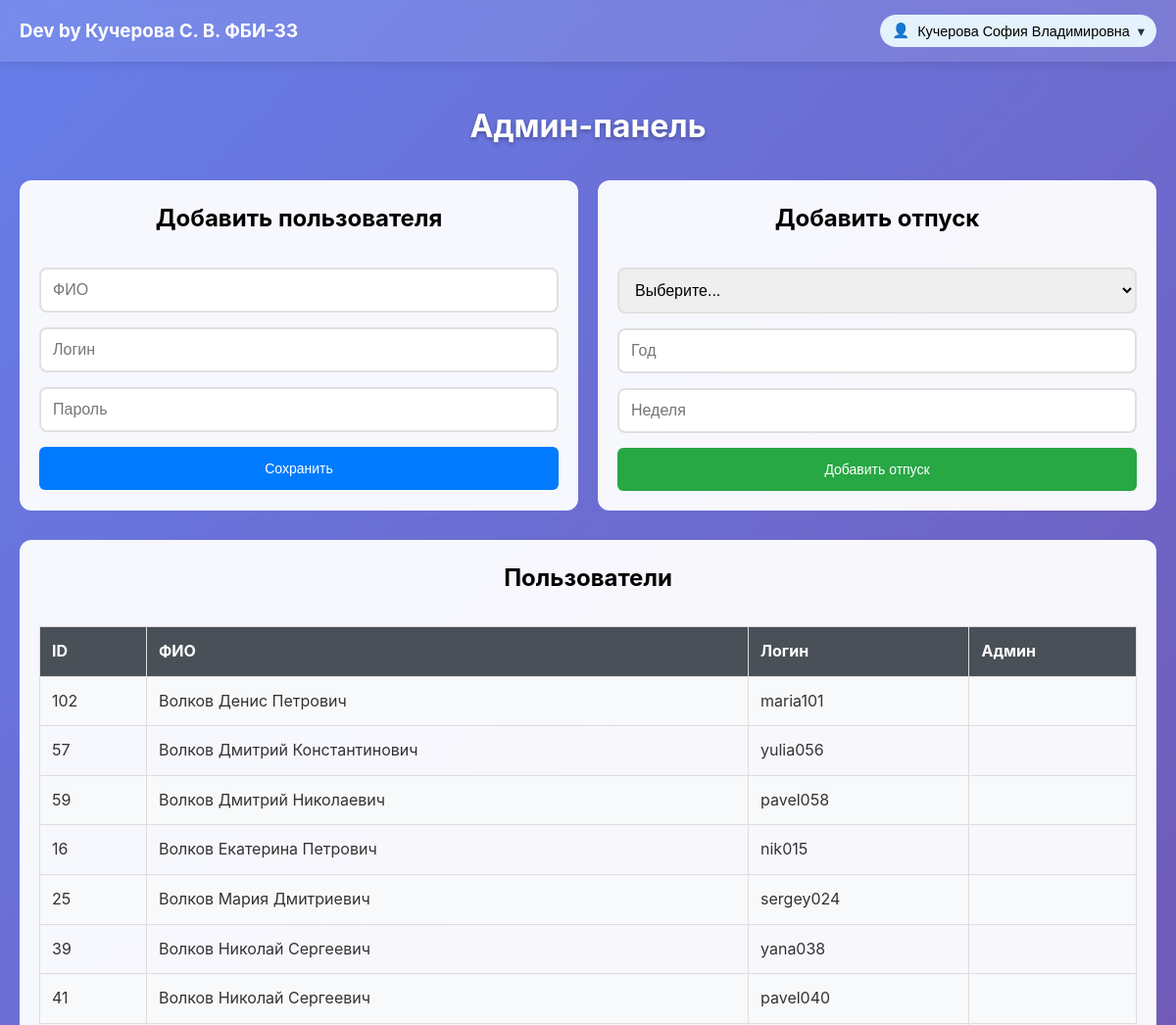
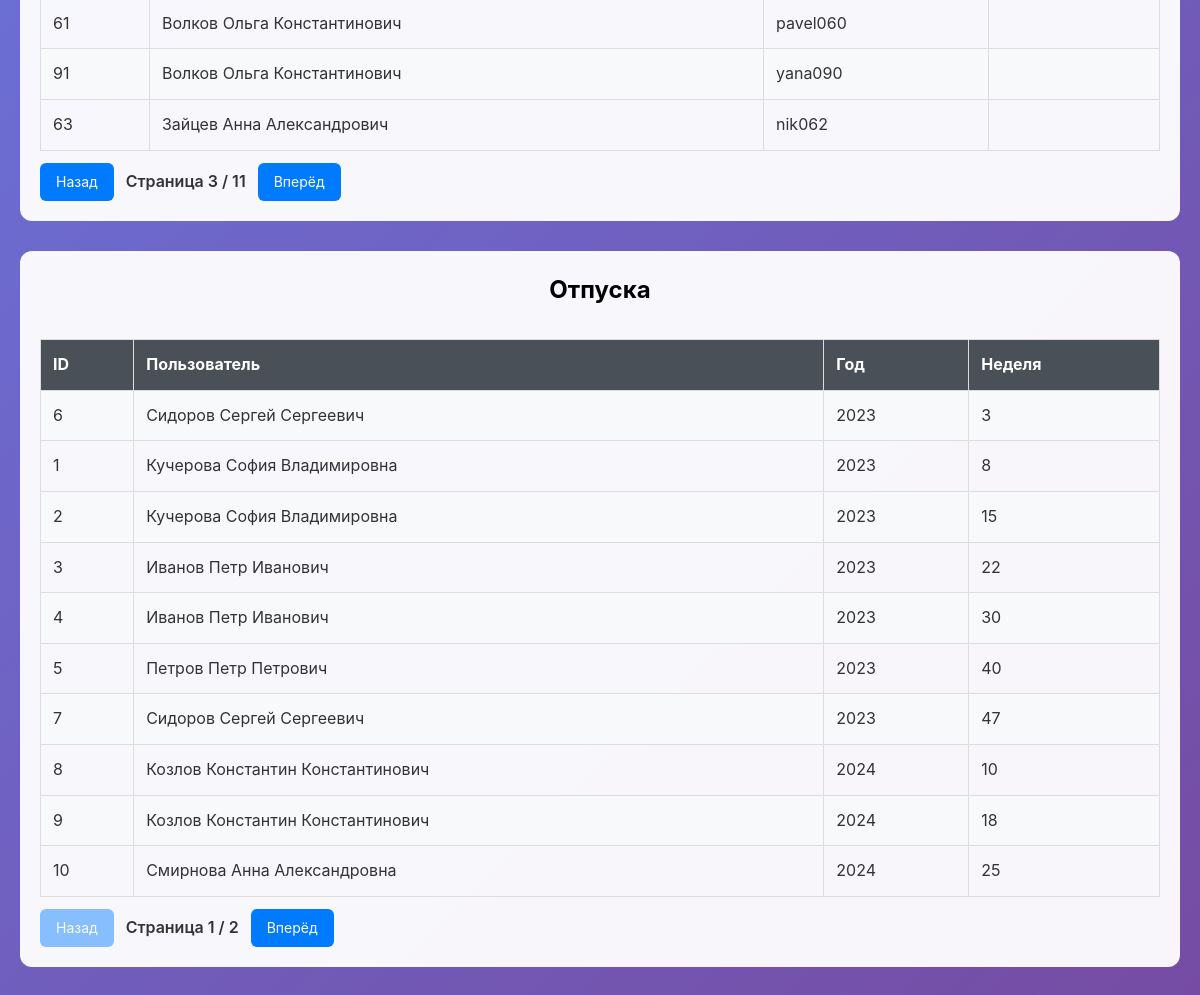
Screenshot of /admin?u_page=3&v_page=1 (signed in) with the database file from the repository (2 pictures, top to bottom).
### tables this page shows
CREATE TABLE users (
    id INTEGER PRIMARY KEY AUTOINCREMENT,
    full_name TEXT NOT NULL,
    login TEXT UNIQUE NOT NULL,
    password_hash TEXT NOT NULL,
    is_admin INTEGER DEFAULT 0
);

CREATE TABLE vacations (
    id INTEGER PRIMARY KEY AUTOINCREMENT,
    user_id INTEGER,
    year INTEGER NOT NULL,
    week_num INTEGER NOT NULL CHECK (week_num BETWEEN 1 AND 52),
    FOREIGN KEY(user_id) REFERENCES users(id) ON DELETE CASCADE,
    UNIQUE(year, week_num)
);

### app.py (the view, shortened to what this page needs)
@app.route('/admin', methods=['GET', 'POST'])
def admin_dashboard():
    if not session.get('is_admin'):
        flash('Доступ только для администратора')
        return redirect(url_for('index'))
    USERS_PER_PAGE = 10
    VACS_PER_PAGE = 10
    try:
        u_page = int(request.args.get('u_page', 1))
    except ValueError:
        u_page = 1
    try:
        v_page = int(request.args.get('v_page', 1))
    except ValueError:
        v_page = 1
    u_page = max(u_page, 1)
    v_page = max(v_page, 1)
    u_offset = (u_page - 1) * USERS_PER_PAGE
    v_offset = (v_page - 1) * VACS_PER_PAGE
    form_user = AdminUserForm()
    form_vacation = AdminVacationForm()
    with get_db() as conn:
        total_users = conn.execute('SELECT COUNT(*) AS cnt FROM users').fetchone()['cnt']
        total_vacs = conn.execute('SELECT COUNT(*) AS cnt FROM vacations').fetchone()['cnt']
        users = conn.execute(
            'SELECT * FROM users ORDER BY full_name LIMIT ? OFFSET ?',
            (USERS_PER_PAGE, u_offset)
        ).fetchall()
        vacations = conn.execute('''
            SELECT v.*, u.full_name
            FROM vacations v
            JOIN users u ON v.user_id = u.id
            ORDER BY v.year, v.week_num
            LIMIT ? OFFSET ?
        ''', (VACS_PER_PAGE, v_offset)).fetchall()
        all_users = conn.execute('SELECT id, full_name FROM users ORDER BY full_name').fetchall()
        form_vacation.user_id.choices = [('0', 'Выберите...')] + [(str(u['id']), u['full_name']) for u in all_users]
    u_pages = max(1, (total_users + USERS_PER_PAGE - 1) // USERS_PER_PAGE)
    v_pages = max(1, (total_vacs + VACS_PER_PAGE - 1) // VACS_PER_PAGE)
    if u_page > u_pages:
        u_page = u_pages
    if v_page > v_pages:
        v_page = v_pages
    return render_template(
        'dashboard.html',
        users=users,
        vacations=vacations,
        form_user=form_user,
        form_vacation=form_vacation,
        u_page=u_page, u_pages=u_pages,
        v_page=v_page, v_pages=v_pages
    )

### app.py
class AdminUserForm(FlaskForm):
    full_name = StringField('ФИО', [DataRequired()])
    login = StringField('Логин', [DataRequired(), Regexp(LOGIN_RE)])
    password = PasswordField('Пароль', [DataRequired(), Length(min=6), Regexp(LOGIN_RE)])
    submit = SubmitField('Сохранить')

class AdminVacationForm(FlaskForm):
    user_id = SelectField('Пользователь', [DataRequired()])
    year = IntegerField('Год', [DataRequired(), NumberRange(min=2000, max=2100)])
    week_num = IntegerField('Неделя', [DataRequired(), NumberRange(min=1, max=52)])
    submit = SubmitField('Добавить отпуск')

### app.py (called while the page is built)
@contextmanager
def get_db():
    conn = sqlite3.connect('vacations.db')
    conn.row_factory = sqlite3.Row
    try:
        yield conn
        conn.commit()
    except Exception:
        conn.rollback()
        raise
    finally:
        conn.close()

### templates/dashboard.html (shortened to what this page needs)
{% extends "base.html" %}
{% block content %}
<div class="admin-container">
    <h1>Админ-панель</h1>
    <div class="group-container">
        <div class="admin-section">
            <h2 class="form-h2">Добавить пользователя</h2>
            <form method="POST" class="form admin-form">
                <div class="form-row">
                    {{ form_user.full_name(class="form-input", placeholder="ФИО") }}
                    {{ form_user.login(class="form-input", placeholder="Логин") }}
                    {{ form_user.password(class="form-input", placeholder="Пароль") }}
                </div>
                {{ form_user.submit(class="btn btn-submit btn-primary") }}
            </form>
        </div>
        <div class="admin-section">
            <h2 class="form-h2">Добавить отпуск</h2>
            <form method="POST" class=" form admin-form">
                <div class="form-row">
                    {{ form_vacation.user_id(class="form-input") }}
                    {{ form_vacation.year(class="form-input", placeholder="Год") }}
                    {{ form_vacation.week_num(class="form-input", placeholder="Неделя") }}
                </div>
                {{ form_vacation.submit(class="btn btn-submit btn-success") }}
            </form>
        </div>
    </div>
    <div class="admin-section">
        <h2 class="form-h2">Пользователи</h2>
        <table class="admin-table" id="usersTable">
            <tr><th>ID</th><th>ФИО</th><th>Логин</th><th>Админ</th></tr>
            {% for user in users %}
            <tr class="js-user-row"
                data-id="{{ user.id }}"
                data-full_name="{{ user.full_name }}"
                data-login="{{ user.login }}"
                data-is_admin="{{ 1 if user.is_admin else 0 }}">
                <td class="clickable-td">{{ user.id }}</td>
                <td class="clickable-td" data-field="full_name">{{ user.full_name }}</td>
                <td class="clickable-td" data-field="login">{{ user.login }}</td>
                <td class="clickable-td" data-field="is_admin">
                </td>
            </tr>
            {% endfor %}
        </table>
        <div class="pager">
            <a class="btn btn-primary {% if u_page <= 1 %}btn-disabled{% endif %}"
               href="{{ url_for('admin_dashboard', u_page=u_page-1, v_page=v_page) }}">Назад</a>
            <span class="pager-info">Страница {{ u_page }} / {{ u_pages }}</span>
            <a class="btn btn-primary {% if u_page >= u_pages %}btn-disabled{% endif %}"
               href="{{ url_for('admin_dashboard', u_page=u_page+1, v_page=v_page) }}">Вперёд</a>
        </div>
    </div>
    <div class="admin-section">
        <h2 class="form-h2">Отпуска</h2>
        <table class="admin-table" id="vacationsTable">
            <tr><th>ID</th><th>Пользователь</th><th>Год</th><th>Неделя</th></tr>
            {% for vac in vacations %}
            <tr class="js-vac-row"
                data-id="{{ vac.id }}"
                data-user_id="{{ vac.user_id }}"
                data-year="{{ vac.year }}"
                data-week_num="{{ vac.week_num }}">
                <td class="clickable-td">{{ vac.id }}</td>
                <td class="clickable-td" data-field="user_id">{{ vac.full_name }}</td>
                <td class="clickable-td" data-field="year">{{ vac.year }}</td>
                <td class="clickable-td" data-field="week_num">{{ vac.week_num }}</td>
            </tr>
            {% endfor %}
        </table>
        <div class="pager">
            <a class="btn btn-primary {% if v_page <= 1 %}btn-disabled{% endif %}"
               href="{{ url_for('admin_dashboard', u_page=u_page, v_page=v_page-1) }}">Назад</a>
            <span class="pager-info">Страница {{ v_page }} / {{ v_pages }}</span>
            <a class="btn btn-primary {% if v_page >= v_pages %}btn-disabled{% endif %}"
               href="{{ url_for('admin_dashboard', u_page=u_page, v_page=v_page+1) }}">Вперёд</a>
        </div>
    </div>
</div>
{% endblock %}

### templates/base.html (shortened to what this page needs)
<!DOCTYPE html>
<html lang="ru">
<head>
    <link rel="stylesheet" href="{{ url_for('static', filename='style.css') }}">
</head>
<body>
    <div class="header">
        <h3 class="name-creator">Dev by Кучерова С. В. ФБИ-33</h3>
        {% if session.user_id %}
        <div class="user-menu" id="userMenu">
            <button class="user-menu-btn" id="userMenuBtn" type="button" aria-expanded="false">
                <span class="user-icon" aria-hidden="true">👤</span>
                <span class="user-name">{{ session.full_name }}</span>
                <span class="user-caret" aria-hidden="true">▾</span>
            </button>
        </div>
        {% endif %}
    </div>
    {% block content %}{% endblock %}
</body>
</html>

### static/style.css (style rules this page uses)
* { margin: 0; padding: 0; box-sizing: border-box; }
body { font-family: -apple-system, BlinkMacSystemFont, 'Segoe UI', Roboto, sans-serif; line-height: 1.6; color: #333; background: linear-gradient(135deg, #667eea 0%, #764ba2 100%); min-height: 100vh; }
.header { position: sticky; top: 0; background: rgba(255, 255, 255, 0.11); backdrop-filter: blur(10px); padding: 15px 20px; box-shadow: 0 2px 10px rgba(0,0,0,0.1); display: flex; justify-content: space-between; align-items: center; gap: 15px; z-index: 100; }
.name-creator { color: #fff; }
.btn, .btn-logout { padding: 8px 16px; border: none; border-radius: 6px; text-decoration: none; cursor: pointer; font-size: 14px; transition: all 0.2s; }
.btn-submit { padding: 14px 16px; }
.btn-primary { background: #007bff; color: white; }
.btn-success { background: #28a745; color: white; }
.group-container { display: flex; justify-content: center; gap: 20px; }
.form { display: flex; flex-direction: column; }
.form-h2 { color: #000000; text-shadow: none; }
.form-input { width: 100%; padding: 12px; border: 2px solid #e0e0e0; border-radius: 8px; font-size: 16px; transition: border-color 0.2s; }
h1, h2 { text-align: center; margin-bottom: 30px; color: white; text-shadow: 0 2px 4px rgba(0,0,0,0.3); }
.admin-container { max-width: 1200px; margin: 20px auto; padding: 20px; }
.admin-section { width: 100%; background: rgba(255,255,255,0.95); margin-bottom: 30px; padding: 20px; border-radius: 12px; }
.admin-form .form-row { display: flex; flex-direction: column; gap: 15px; margin-bottom: 15px; }
.admin-form .form-row .form-input { flex: 1; }
.admin-table { width: 100%; border-collapse: collapse; margin-top: 15px; }
.admin-table th, .admin-table td { padding: 12px; border: 1px solid #ddd; text-align: left; }
.admin-table th { background: #495057; color: white; }
.admin-table tr:nth-child(even) { background: #f8f9fa; }
.clickable-td[data-field] { cursor: pointer; }
.pager { margin-top: 12px; display: flex; gap: 12px; align-items: center; }
.pager-info { color: #333; font-weight: 600; }
.btn-disabled { pointer-events: none; opacity: 0.45; }
.user-menu { position: relative; }
.user-menu-btn { background: #e3f2fd; border: none; padding: 8px 12px; border-radius: 20px; cursor: pointer; display: flex; align-items: center; gap: 8px; font-size: 0.9em; font-weight: 500; }
.user-caret { opacity: 0.8; }

### rows the page displays
users: full_name "Кучерова София Владимировна"
users: id "102", full_name "Волков Денис Петрович", login "maria101"
users: id "57", full_name "Волков Дмитрий Константинович", login "yulia056"
users: id "59", full_name "Волков Дмитрий Николаевич", login "pavel058"
users: id "16", full_name "Волков Екатерина Петрович", login "nik015"
users: id "25", full_name "Волков Мария Дмитриевич", login "sergey024"
users: id "39", full_name "Волков Николай Сергеевич", login "yana038"
users: id "41", full_name "Волков Николай Сергеевич", login "pavel040"
users: id "61", full_name "Волков Ольга Константинович", login "pavel060"
users: id "91", full_name "Волков Ольга Константинович", login "yana090"
users: id "63", full_name "Зайцев Анна Александрович", login "nik062"
vacations: id "6", full_name "Сидоров Сергей Сергеевич", year "2023", week_num "3"
vacations: id "1", full_name "Кучерова София Владимировна", year "2023", week_num "8"
vacations: id "2", full_name "Кучерова София Владимировна", year "2023", week_num "15"
vacations: id "3", full_name "Иванов Петр Иванович", year "2023", week_num "22"
vacations: id "4", full_name "Иванов Петр Иванович", year "2023", week_num "30"
vacations: id "5", full_name "Петров Петр Петрович", year "2023", week_num "40"
vacations: id "7", full_name "Сидоров Сергей Сергеевич", year "2023", week_num "47"
vacations: id "8", full_name "Козлов Константин Константинович", year "2024", week_num "10"
vacations: id "9", full_name "Козлов Константин Константинович", year "2024", week_num "18"
vacations: id "10", full_name "Смирнова Анна Александровна", year "2024", week_num "25"

### other values shown
{{ u_page }} "3"
{{ u_pages }} "11"
{{ v_page }} "1"
{{ v_pages }} "2"
